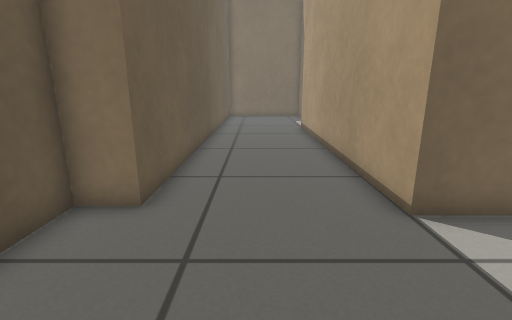
view 1 (above)

18 first-person views from a walk through a robot-simulator world made for Gazebo. The camera is 0.59 m above the floor, tilts 14° down and sees 85° across. The floor is counted in squares, 0.25 m on a side. Each view is taken from the middle of a square. On the plan, view 1 faces up. The plan holds only what a view shows up to about 18 squares ahead; the rest is blank.

view 2
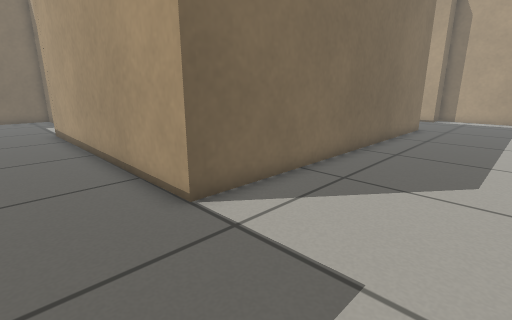

view 3
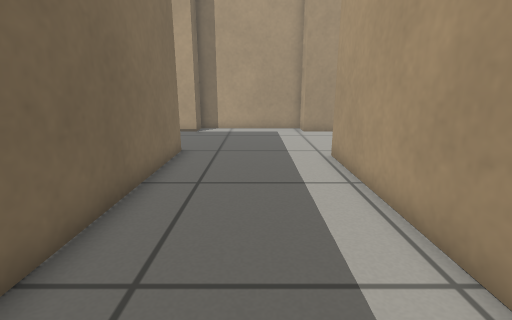

view 4
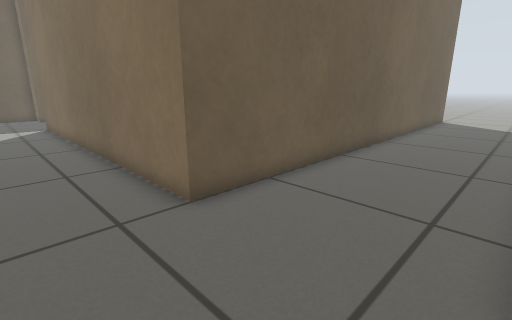

view 5
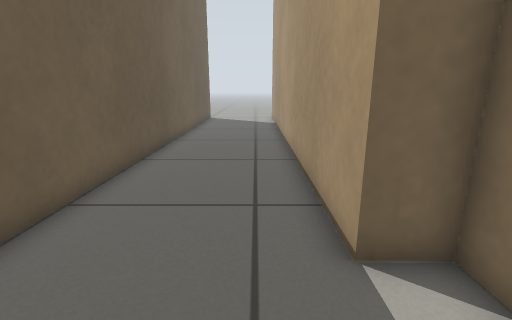

view 6
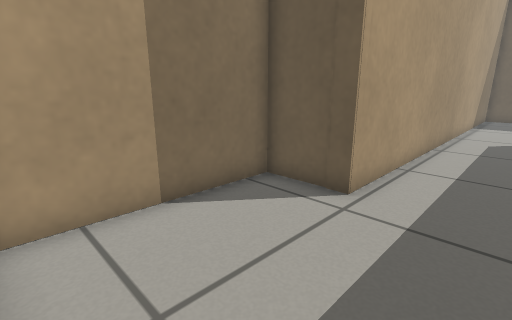

view 7
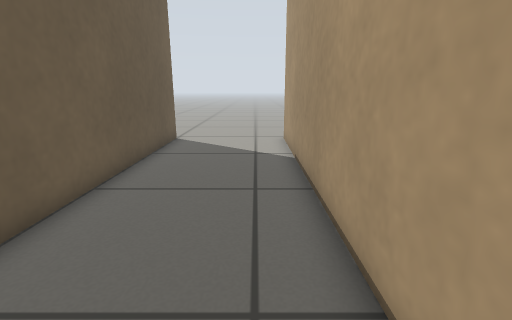

view 8
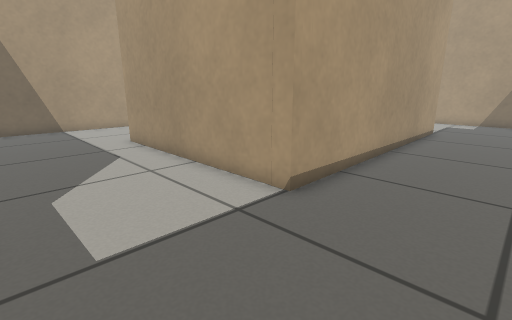

view 9
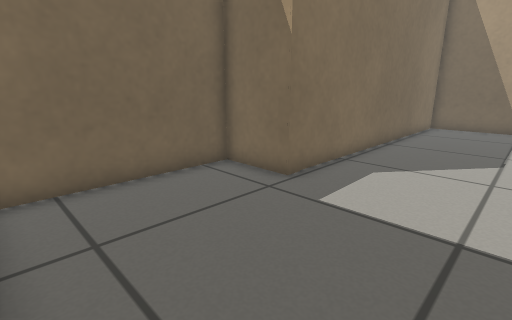

view 10
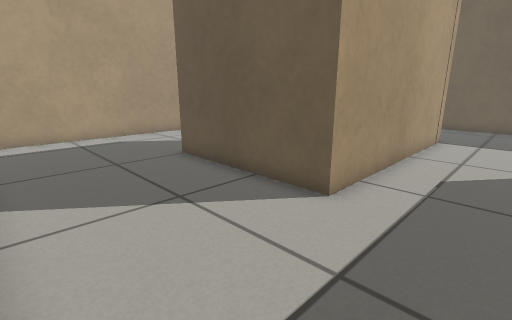

view 11
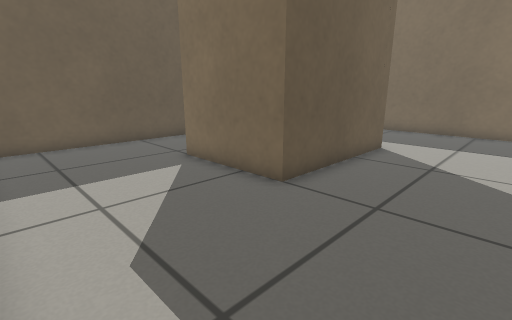

view 12
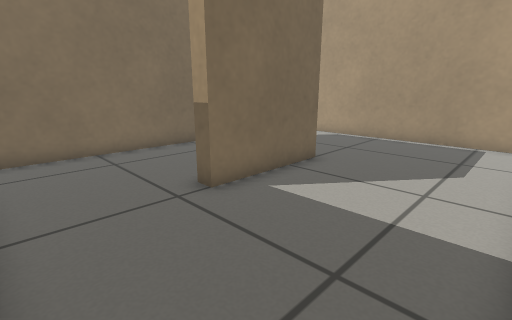

view 13
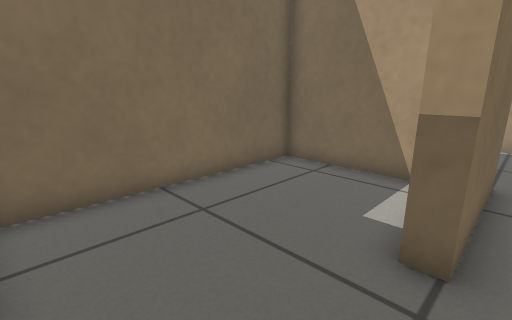

view 14
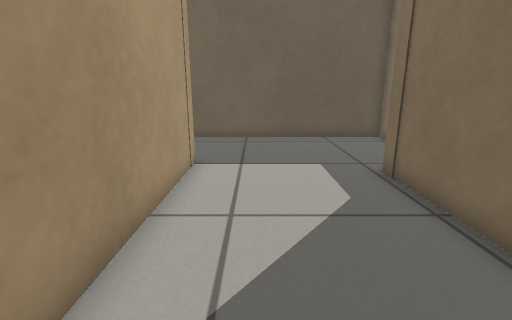

view 15
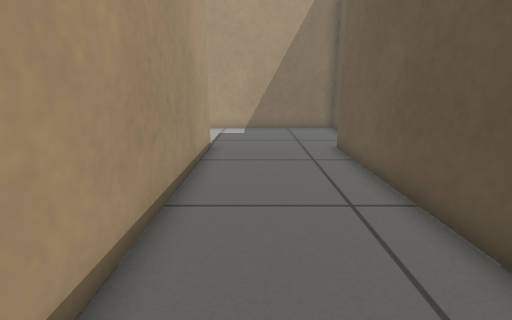

view 16
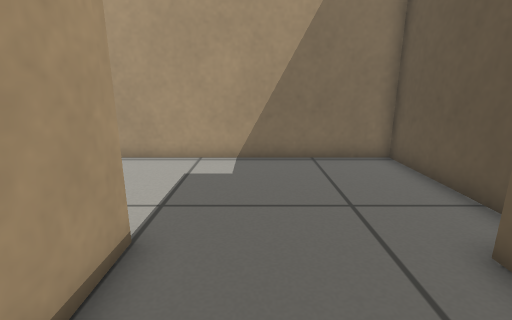

view 17
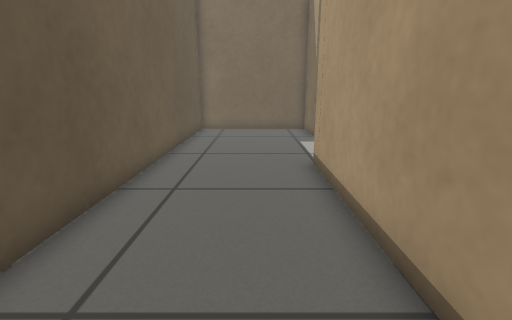

view 18
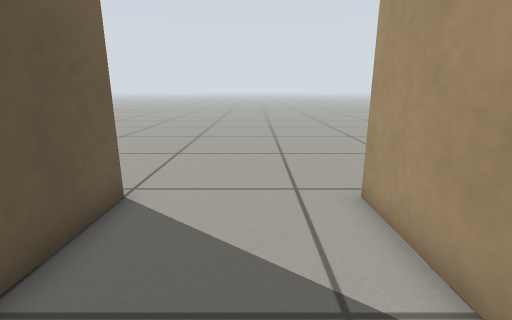

### Floor plan
Points are (right, up) in squares from view 1. A wall is a line through its corners. A room is listed if a view was taken in it or the views show most of it. See-through windows are left out.
Room 1 (views 1, 2, 3, 4, 5, 6, 7, 8, 9, 10, 11, 12, 13, 14, 15, 16, 17, 18)
walls: (9.1, 5.6) (17.4, 5.6); (18.4, 6.5) (18.4, 23.7) (4, 23.8) (4, 26.4) (-2.4, 26.4) (-2.4, 5.5) (-3.8, 5.5) (-3.8, -0.8) (18.1, -0.8) (18.1, -3.4) (24, -3.4); (3.5, 12.6) (3.6, 6.4); (19, 27) (19, 5) (3, 5) (2.9, 17.9) (12.6, 17.9) (12.5, 11.5) (7.9, 11.4) (7.9, 12.1); (24.4, -2.6) (24.4, -0.8) (25.8, -0.8) (25.8, 5.5) (24.4, 5.5) (24.4, 27)
ways out: opening at (5.5, 12) to room 2; opening at (19, 27.5)
Room 2 (no view inside)
walls: (3.5, 14.1) (3.5, 12.6); (11.9, 13) (12, 17.3) (3.9, 17.3)
ways out: opening at (5.5, 12) to room 1

Where each view was taken, in squares from view 1:
view 1: 0 up, 0 right, facing up
view 2: 0 up, 0 right, facing up-right
view 3: 2 up, 8 right, facing right
view 4: 2 up, 24 right, facing up-left
view 5: 2 up, 23 right, facing up
view 6: 2 up, 24 right, facing down-left
view 7: 13 up, 23 right, facing up
view 8: 23 up, 1 left, facing down-right
view 9: 19 up, 2 left, facing up-right
view 10: 21 up, 18 right, facing down-left
view 11: 6 up, 17 right, facing up-left
view 12: 6 up, 4 right, facing up-right
view 13: 11 up, 4 right, facing up-right
view 14: 20 up, 12 right, facing left
view 15: 17 up, 1 right, facing down
view 16: 9 up, 1 right, facing down
view 17: 9 up, 1 right, facing up
view 18: 21 up, 22 right, facing up
